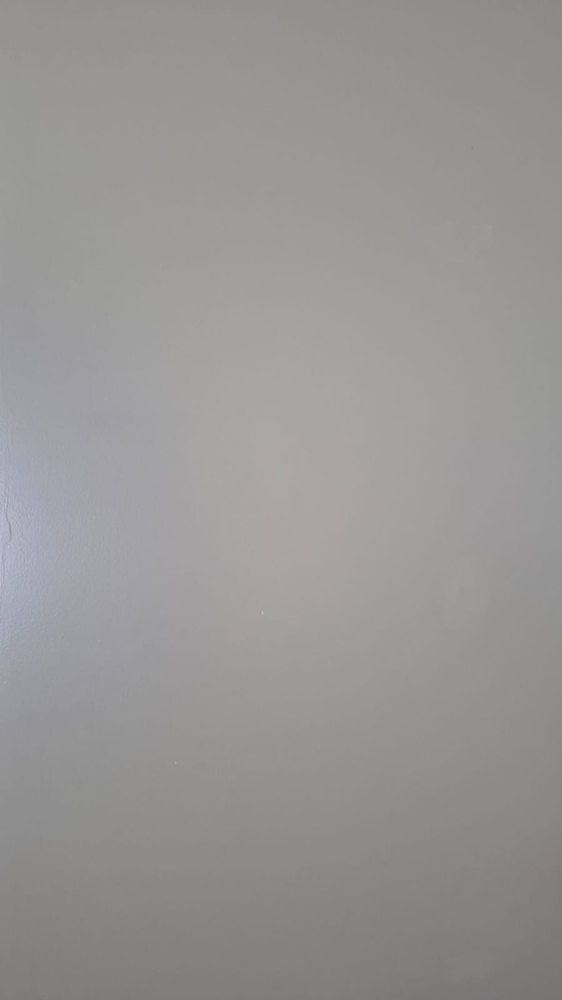
#> input picture data/images/background.png, 562 x 1000 px, shrunk from 900 x 1600 before the run, found by its file name
$ jupyter execute Projecte.ipynb
#> lines starting #> are read from the running program, lines starting #| are printed output that depends on the picture; after the words box and inside, x2 and y2 are one past the last pixel; in counts of white or black regions, pixels touching at a corner belong together
[cell 1]
import matplotlib.pyplot as plt
import cv2

IMG_PATH_BACKGROUND = 'images/background.png'
IMG_PATH_THUMB = 'images/thumb.png'

img_bg = cv2.imread(IMG_PATH_BACKGROUND)
#> img_bg is the input picture: shape (1000, 562, 3); mean B, G, R 149.2, 150.2, 151.1
img_thumb = cv2.imread(IMG_PATH_THUMB)
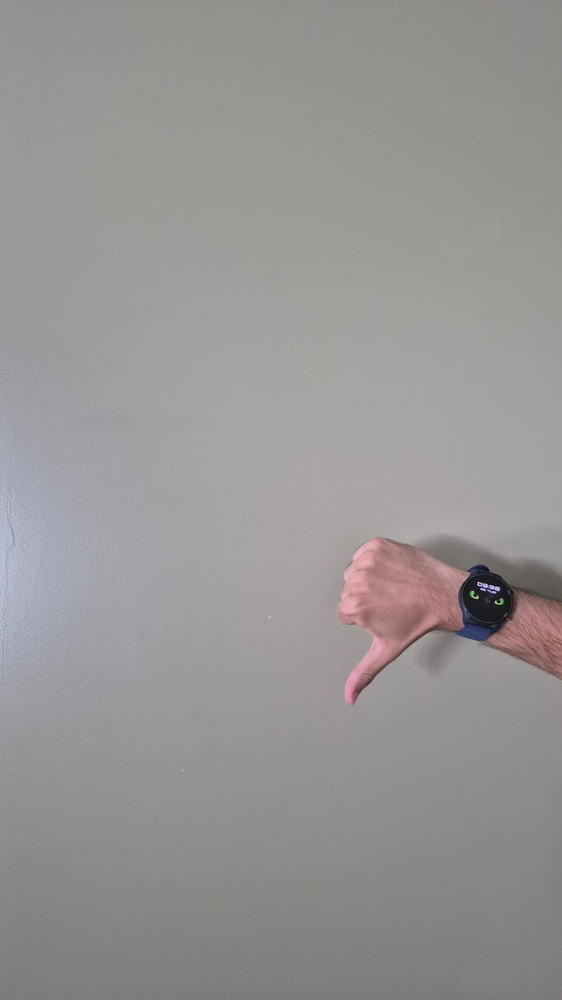
#> input picture data/images/thumb.png, 562 x 1000 px, shrunk from 900 x 1600 before the run, found by its file name
#> img_thumb is the input picture: shape (1000, 562, 3); mean B, G, R 148.1, 149.2, 151.4

img_bg_gray = cv2.cvtColor(img_bg, cv2.COLOR_BGR2GRAY)
img_thumb_gray = cv2.cvtColor(img_thumb, cv2.COLOR_BGR2GRAY)

img_bg_gray = cv2.GaussianBlur(img_bg_gray, (5, 5), 0)
img_thumb_gray = cv2.GaussianBlur(img_thumb_gray, (5, 5), 0)

img_substract = cv2.absdiff(img_bg, img_thumb)
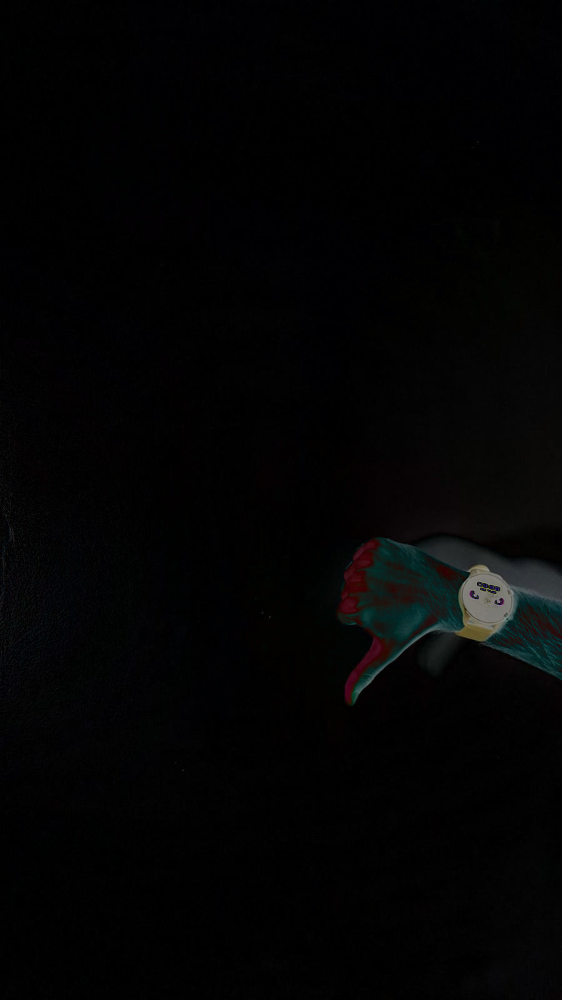
#> img_substract: shape (1000, 562, 3); mean B, G, R 3.7, 3.5, 3.4
img_gray = cv2.cvtColor(img_substract, cv2.COLOR_BGR2GRAY)
#img_gray = cv2.GaussianBlur(img_gray, (5, 5), 0)

#THRESHOLD 100 to 255
img_thresh = cv2.threshold(img_gray, 20, 255, cv2.THRESH_BINARY)

plt.imshow(img_thresh[1], cmap='gray')
plt.title('Binary Thresholding')
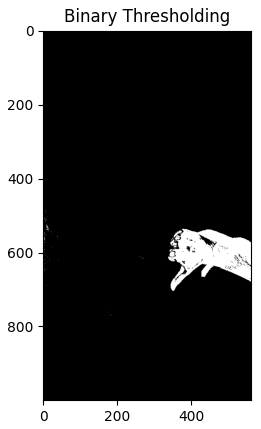
#> figure drawn by matplotlib, 1 panel

[cell 2]
#plot images
plt.figure(figsize=(15, 5))
plt.subplot(1, 3, 1)
plt.imshow(img_bg_gray, cmap='gray')
plt.title('Background Image')
plt.axis('off')
plt.subplot(1, 3, 2)
plt.imshow(img_thumb_gray, cmap='gray')
plt.title('Thumb Image')
plt.axis('off')

plt.subplot(1, 3, 3)
plt.imshow(img_substract, cmap='gray')
plt.title('Subtracted Image')
plt.axis('off')
#> figure, not shown here; B, G, R data is drawn as R, G, B

[cell 3]
img_thresh_2 = cv2.threshold(img_thumb_gray, 0, 255, cv2.THRESH_BINARY + cv2.THRESH_OTSU)
plt.imshow(img_thresh_2[1], cmap='gray')
plt.title('Otsu Thresholding')
plt.show()
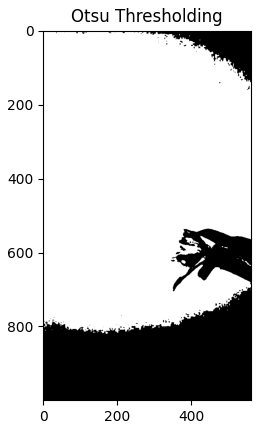
#> figure drawn by matplotlib, 1 panel

[cell 4]
import numpy as np

def quitar_sombra_ajustado(frame, background):
    # 1. Convertir ambos a HSV
    hsv_frame = cv2.cvtColor(frame, cv2.COLOR_BGR2HSV)
#> hsv_frame: shape (1000, 562, 3); mean H, S, V 37.5, 8.8, 152.3
    hsv_bg = cv2.cvtColor(background, cv2.COLOR_BGR2HSV)
#> hsv_bg: shape (1000, 562, 3); mean H, S, V 35.8, 5.6, 151.8

    # 2. Calcular la diferencia absoluta en cada canal
    # El canal H (0) es el más robusto ante sombras
    diff_h = cv2.absdiff(hsv_frame[:,:,0], hsv_bg[:,:,0])
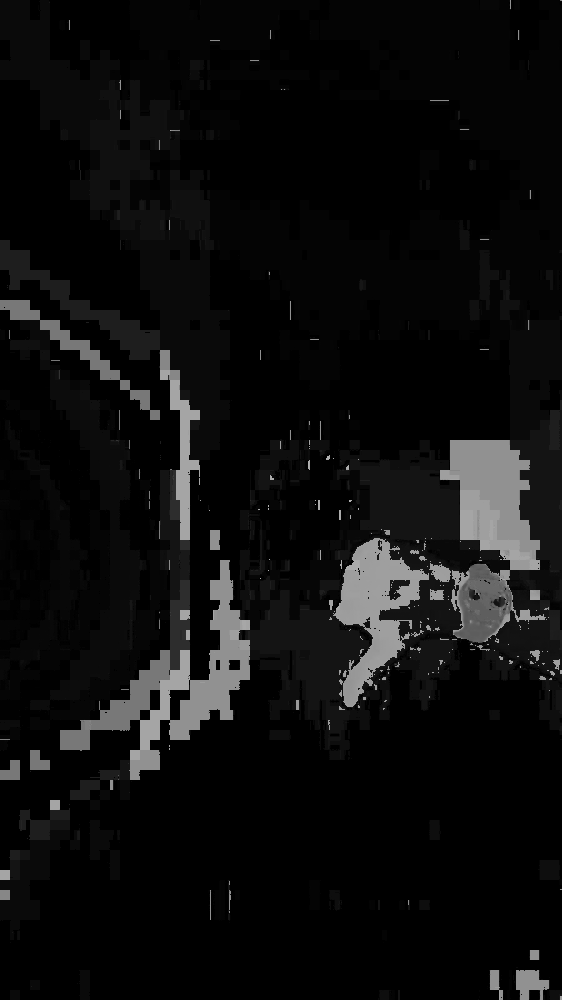
#> diff_h: shape (1000, 562); min 0, max 177, mean 13.7
    diff_s = cv2.absdiff(hsv_frame[:,:,1], hsv_bg[:,:,1])
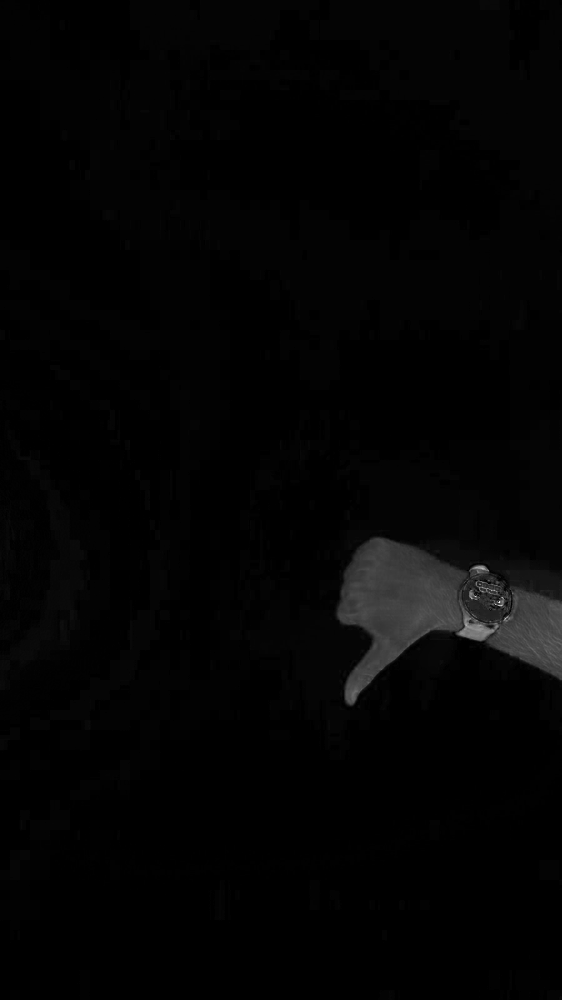
#> diff_s: shape (1000, 562); min 0, max 250, mean 3.7
    diff_v = cv2.absdiff(hsv_frame[:,:,2], hsv_bg[:,:,2])

    # 3. Umbralización inteligente:
    # La sombra cambia mucho el valor (V) pero poco el tono (H).
    # Solo queremos píxeles donde el color (H) o la saturación (S) hayan cambiado significativamente.
    _, mask_h = cv2.threshold(diff_h, 15, 255, cv2.THRESH_BINARY)
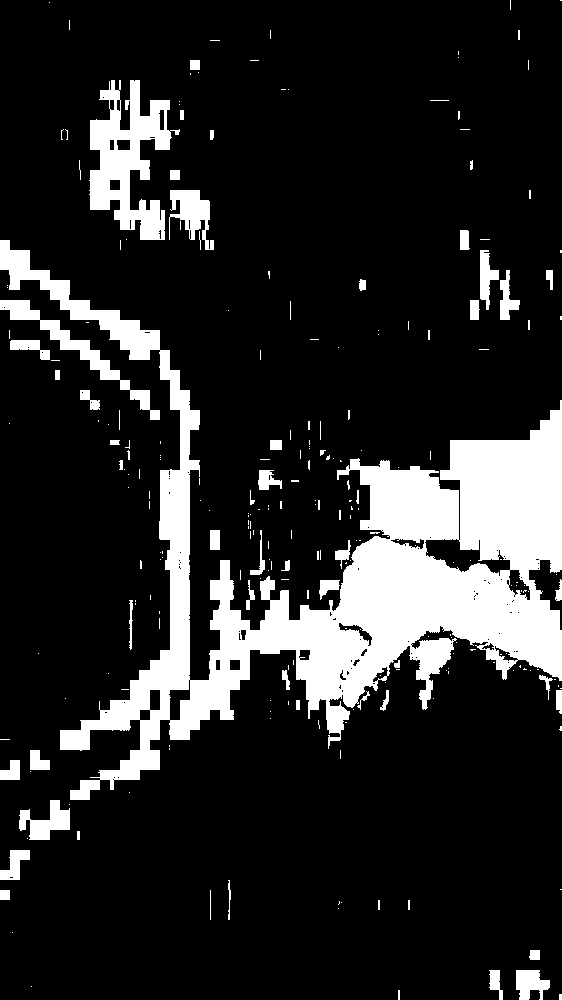
#> mask_h: shape (1000, 562); 16.2% white; 252 white regions (190 under 20 px), largest, box (x1, y1, x2, y2) and area: (0, 240, 562, 800) 70780, (89, 80, 180, 240) 6869, (0, 300, 160, 420) 2397
    _, mask_s = cv2.threshold(diff_s, 30, 255, cv2.THRESH_BINARY)
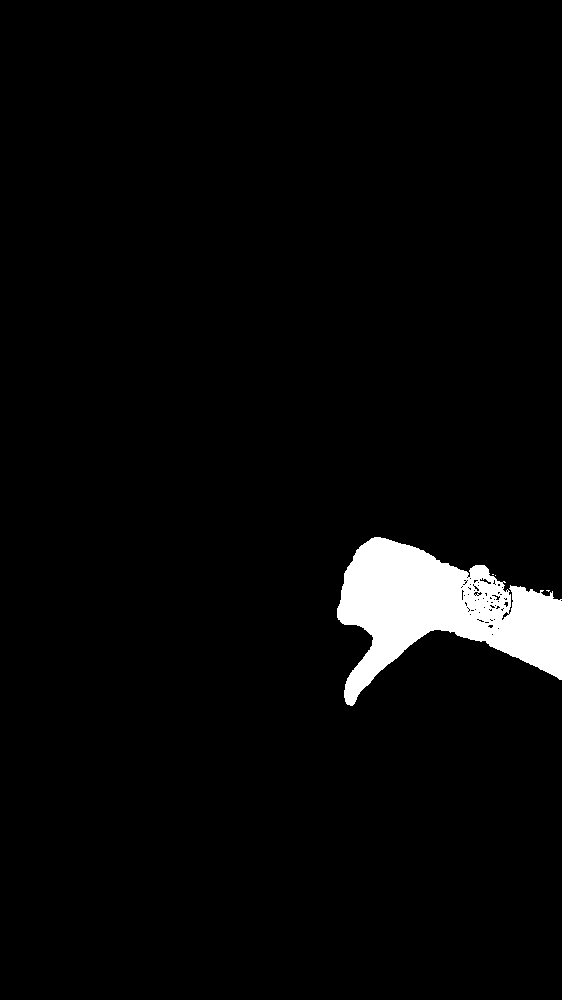
#> mask_s: shape (1000, 562); 3.3% white; 4 white regions (3 under 20 px), largest, box (x1, y1, x2, y2) and area: (337, 537, 562, 706) 18817

    # Combinamos: si cambió el tono O la saturación, es la mano.
    # Ignoramos cambios que solo sean de brillo (sombras).
    mask_final = cv2.bitwise_or(mask_h, mask_s)
#> mask_final: shape (1000, 562); 16.3% white; 245 white regions (184 under 20 px), largest, box (x1, y1, x2, y2) and area: (0, 240, 562, 800) 71438, (89, 80, 180, 240) 6869, (0, 300, 160, 420) 2397

    # 4. Limpieza Morfológica (Crucial para tu imagen)
    kernel = np.ones((5, 5), np.uint8)
    # Elimina el ruido disperso (puntos pequeños)
    mask_final = cv2.morphologyEx(mask_final, cv2.MORPH_OPEN, kernel)
#> mask_final: shape (1000, 562); 15.5% white; 43 white regions (1 under 20 px), largest, box (x1, y1, x2, y2) and area: (0, 240, 562, 800) 68183, (90, 80, 171, 240) 6252, (0, 300, 160, 420) 2390
    # Rellena los huecos dentro de la mano y el reloj
    mask_final = cv2.morphologyEx(mask_final, cv2.MORPH_CLOSE, kernel)
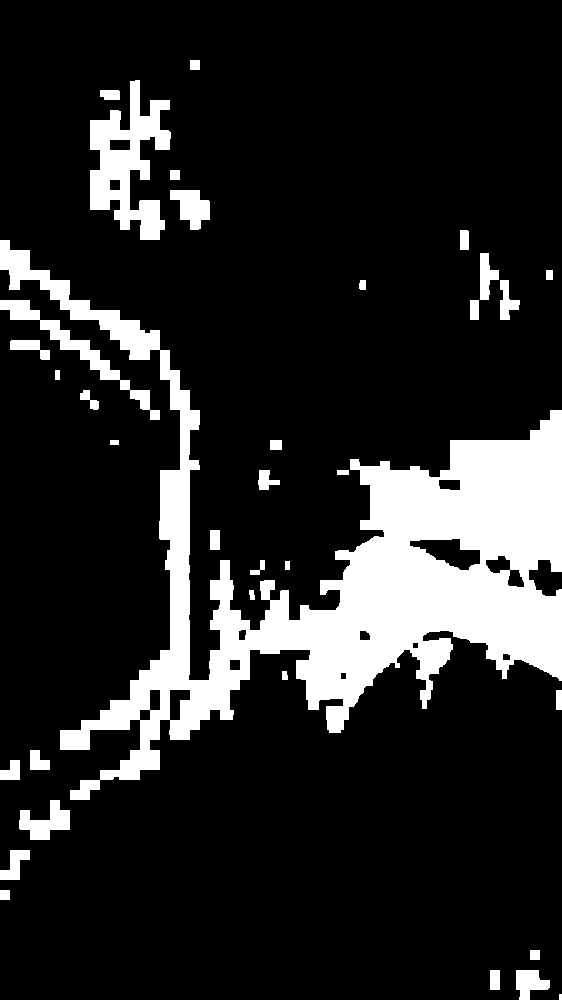
#> mask_final: shape (1000, 562); 15.7% white; 35 white regions (1 under 20 px), largest, box (x1, y1, x2, y2) and area: (0, 240, 562, 800) 71599, (90, 80, 171, 240) 6298, (0, 300, 160, 420) 2393

    return mask_final

# --- Lógica de prueba ---
# Asumiendo que ya tienes capturado el 'background' (fondo vacío)
background = cv2.imread('images/background.png')
frame = cv2.imread('images/thumb.png')

mascara = quitar_sombra_ajustado(frame, background)
cv2.imshow('Mano Limpia', mascara)
